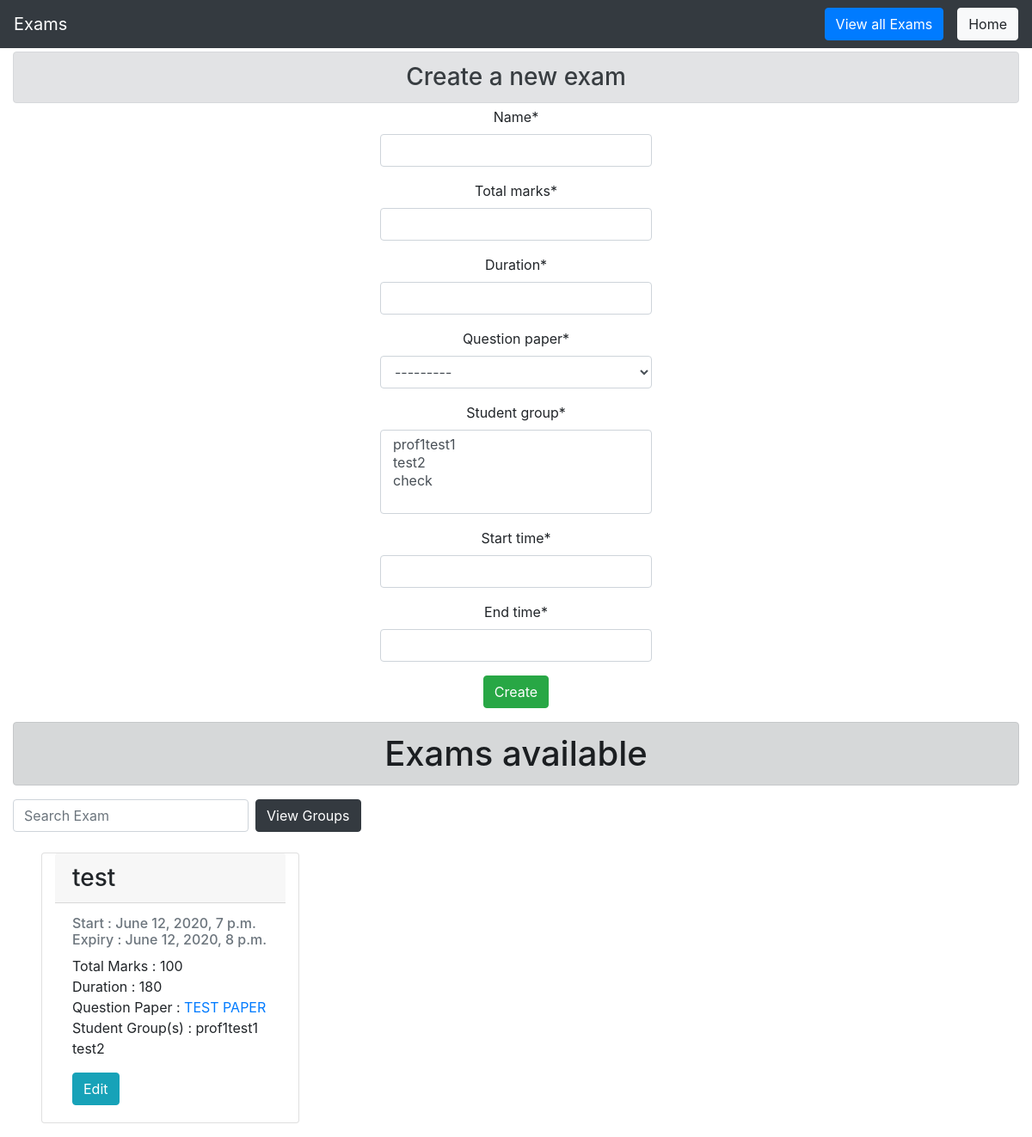
Before: /prof/profusername/exams with the older database file.
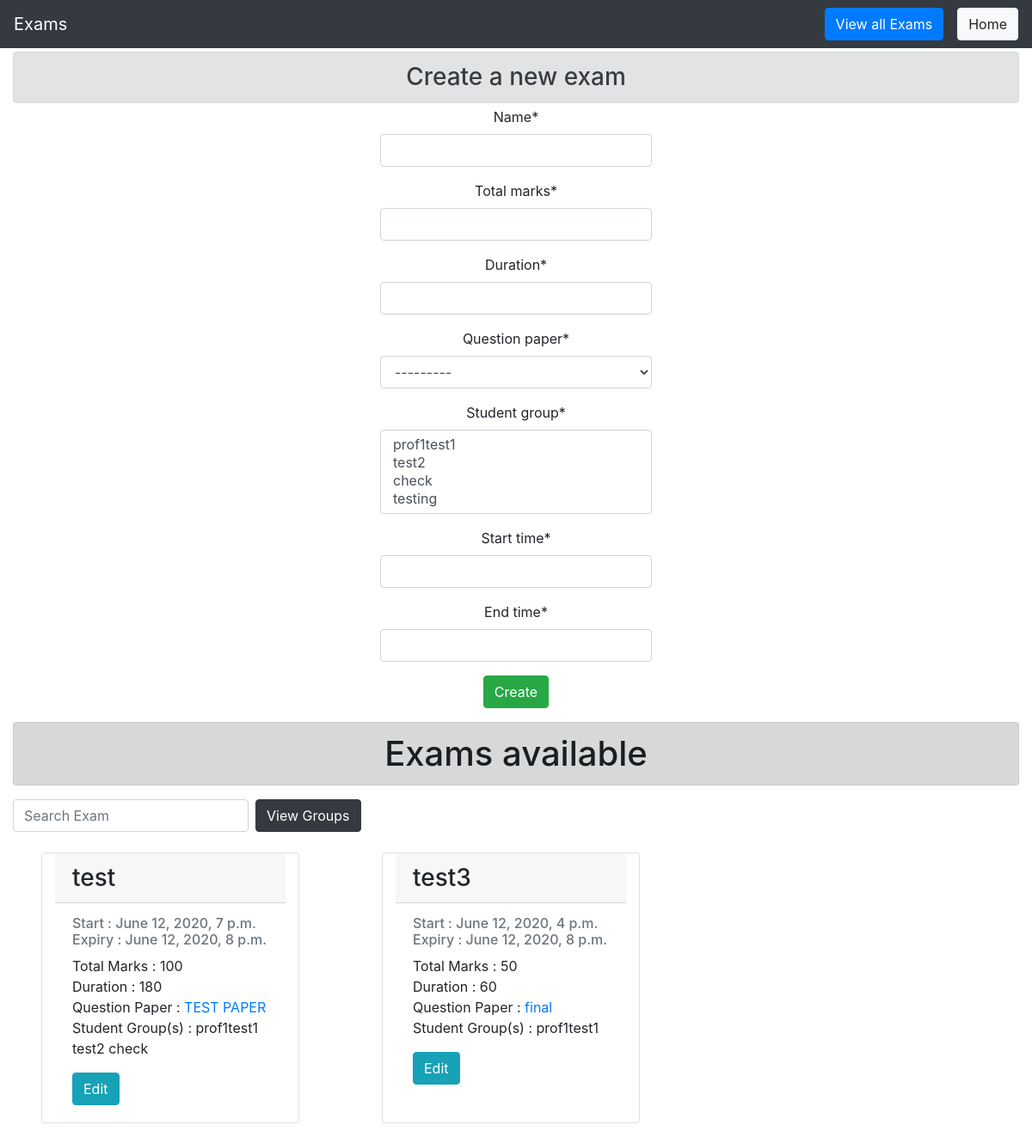
After: the same page with the newer database file.
### main/models.py (models this page shows)
class Exam_Model(models.Model):
    professor = models.ForeignKey(User, limit_choices_to={
                                  'groups__name': "Professor"}, on_delete=models.CASCADE)
    name = models.CharField(max_length=50)
    total_marks = models.IntegerField()
    duration = models.IntegerField()
    question_paper = models.ForeignKey(
        Question_Paper, on_delete=models.CASCADE, related_name='exam')
    student_group = models.ManyToManyField(Special_Students, related_name='exam')
    start_time = models.DateTimeField()
    end_time = models.DateTimeField()
    def __str__(self):
        return self.name

class Question_Paper(models.Model):
    professor = models.ForeignKey(User, limit_choices_to={
                                  'groups__name': "Professor"}, on_delete=models.CASCADE)
    qPaperTitle = models.CharField(max_length=100)
    questions = models.ManyToManyField(Question_DB)
    def __str__(self):
        return f' Question Paper Title :- {self.qPaperTitle}\n'

class Special_Students(models.Model):
    professor = models.ForeignKey(User, limit_choices_to={
                                  'groups__name': "Professor"}, on_delete=models.CASCADE)
    category_name = models.CharField(max_length=10)
    students = models.ManyToManyField(
        User, limit_choices_to={'groups__name': "Student"}, related_name='students')
    def __str__(self):
        return self.category_name

### prof/views/exam.py (the view, shortened to what this page needs)
def view_exams(request, prof_username):
    prof = User.objects.get(username=prof_username)
    new_Form = ExamForm()
    new_Form.fields["student_group"].queryset = Special_Students.objects.filter(
        professor=prof)
    new_Form.fields["question_paper"].queryset = Question_Paper.objects.filter(
        professor=prof)
    exams = Exam_Model.objects.filter(professor=prof)
    return render(request, 'prof/exam/view_exams.html', {
        'exams': exams, 'examform': new_Form, 'prof': prof,
    })

### main/models.py
class ExamForm(ModelForm):
    class Meta:
        model = Exam_Model
        fields = '__all__'
        widgets = {
            'start_time': forms.DateTimeInput(attrs={'class': 'datetime-input'}),
            'end_time': forms.DateTimeInput(attrs={'class': 'datetime-input'})
        }
        exclude = ['professor']

### prof/templates/prof/exam/view_exams.html (shortened to what this page needs)
{% load crispy_forms_tags %}
{% load static %}
<!DOCTYPE html>
<html lang="en">
<head>
    <link rel="stylesheet" href="https://maxcdn.bootstrapcdn.com/bootstrap/4.2.1/css/bootstrap.min.css">
    <link rel="stylesheet" href="https://stackpath.bootstrapcdn.com/font-awesome/4.7.0/css/font-awesome.min.css">
    <link href="//cdn.bootcss.com/bootstrap-datetimepicker/4.17.44/css/bootstrap-datetimepicker.min.css"
        rel="stylesheet">
</head>
<body>
    <nav class="navbar navbar-expand-lg navbar-dark bg-dark">
        <a class="navbar-brand" href="#">Exams</a>
        <div class="collapse navbar-collapse" id="navbarSupportedContent">
            <ul class="navbar-nav mr-auto">
                <li class="nav-item active">
                    <a class="nav-link" href="#"><span class="sr-only">(current)</span></a>
                </li>
            </ul>
            <button type="button" class="btn btn-primary mx-3" id="updateButton"
                onclick="smoothScroll(document.getElementById('exams'))">View all Exams</button>
            <a class="btn btn-light " href="{% url 'prof:index' prof.username %}">Home</a>
        </div>
    </nav>
    <div class="container-fluid">
        <h3 class="alert alert-secondary my-1" align="center">Create a new exam</h3>
        <div align='center'>
            <div class="container d-flex h-100 row justify-content-center col-20">
                <form align='center' method="POST">
                    {{ examform|crispy }}
                    <input class="btn btn-success" type="submit" value="Create">
                </form>
            </div>
        </div>
        <div id='exams'>
            <h1 class="alert alert-dark my-3" align="center">Exams available</h1>
            <form class="form-inline my-2">
                <input id="searchExam" class="form-control mr-sm-2" type="search" placeholder="Search Exam"
                    aria-label="Search">
                <a class="btn btn-dark" href="{% url 'prof:view_groups' prof.username %}" target="_blank">View
                    Groups</a>
            </form>
            <div class="row">
                {% for t in exams %}
                <div class="card my-3 mx-5 col-sm-3">
                    <h3 class="card-header">{{ t.name }}</h3>
                    <div class="card-body">
                        <h6 class="card-subtitle mb-2 text-muted">
                            Start : {{ t.start_time }}<br>
                            Expiry : {{ t.end_time }}
                        </h6>
                        <p class="card-text">
                            Total Marks : {{t.total_marks}}<br>
                            Duration : {{t.duration}}<br>
                            Question Paper : <a
                                href="{% url 'prof:view_specific_paper' prof.username t.question_paper.id %}">{{ t.question_paper.qPaperTitle }}</a><br>
                            Student Group(s) :
                            {% for group in t.student_group.all %}
                            {{ group.category_name }}
                            {% endfor %}
                        </p>
                        <a href="{% url 'prof:edit_exam' prof.username t.id %}" class="card-link btn btn-info">Edit</a>
                    </div>
                </div>
                {% empty %}
                <h3>No exams</h3>
                {% endfor %}
            </div>
        </div>
    </div>
</body>
</html>

Changed rows visible on the page:
changed Exam_Model "test": gains Special_Students (category_name "check")
added Exam_Model: name "test3", start_time "June 12, 2020, 4 p.m.", end_time "June 12, 2020, 8 p.m.", total_marks "50", duration "60", question_paper.qPaperTitle "final", Special_Students (category_name "prof1test1")
Other visible differences:
form field student_group: "prof1test1 / test2 / check" → "prof1test1 / test2 / check / testing"
